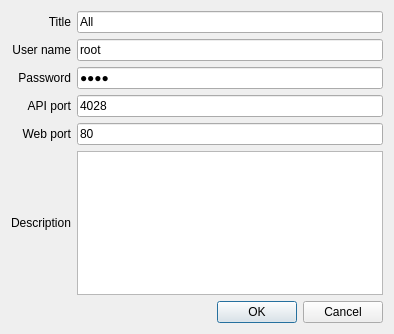
<?xml version="1.0" encoding="UTF-8"?>
<ui version="4.0">
 <class>GroupSettingsDialog</class>
 <widget class="QDialog" name="GroupSettingsDialog">
  <property name="windowModality">
   <enum>Qt::ApplicationModal</enum>
  </property>
  <property name="geometry">
   <rect>
    <x>0</x>
    <y>0</y>
    <width>394</width>
    <height>334</height>
   </rect>
  </property>
  <property name="windowTitle">
   <string>Group settings</string>
  </property>
  <property name="modal">
   <bool>true</bool>
  </property>
  <layout class="QGridLayout" name="gridLayout">
   <item row="3" column="0">
    <widget class="QLabel" name="label_4">
     <property name="text">
      <string>API port</string>
     </property>
     <property name="alignment">
      <set>Qt::AlignRight|Qt::AlignTrailing|Qt::AlignVCenter</set>
     </property>
    </widget>
   </item>
   <item row="2" column="1">
    <widget class="QLineEdit" name="password">
     <property name="text">
      <string>root</string>
     </property>
     <property name="echoMode">
      <enum>QLineEdit::Password</enum>
     </property>
    </widget>
   </item>
   <item row="4" column="0">
    <widget class="QLabel" name="label_5">
     <property name="text">
      <string>Web port</string>
     </property>
     <property name="alignment">
      <set>Qt::AlignRight|Qt::AlignTrailing|Qt::AlignVCenter</set>
     </property>
    </widget>
   </item>
   <item row="7" column="0" colspan="2">
    <widget class="QDialogButtonBox" name="buttonBox">
     <property name="orientation">
      <enum>Qt::Horizontal</enum>
     </property>
     <property name="standardButtons">
      <set>QDialogButtonBox::Cancel|QDialogButtonBox::Ok</set>
     </property>
    </widget>
   </item>
   <item row="3" column="1">
    <widget class="QLineEdit" name="apiport">
     <property name="text">
      <string>4028</string>
     </property>
     <property name="readOnly">
      <bool>false</bool>
     </property>
    </widget>
   </item>
   <item row="4" column="1">
    <widget class="QLineEdit" name="webport">
     <property name="text">
      <string>80</string>
     </property>
     <property name="readOnly">
      <bool>false</bool>
     </property>
    </widget>
   </item>
   <item row="1" column="1">
    <widget class="QLineEdit" name="username">
     <property name="text">
      <string>root</string>
     </property>
    </widget>
   </item>
   <item row="0" column="1">
    <widget class="QLineEdit" name="title">
     <property name="text">
      <string>All</string>
     </property>
    </widget>
   </item>
   <item row="1" column="0">
    <widget class="QLabel" name="label_2">
     <property name="text">
      <string>User name</string>
     </property>
     <property name="alignment">
      <set>Qt::AlignRight|Qt::AlignTrailing|Qt::AlignVCenter</set>
     </property>
    </widget>
   </item>
   <item row="0" column="0">
    <widget class="QLabel" name="label">
     <property name="text">
      <string>Title</string>
     </property>
     <property name="alignment">
      <set>Qt::AlignRight|Qt::AlignTrailing|Qt::AlignVCenter</set>
     </property>
    </widget>
   </item>
   <item row="2" column="0">
    <widget class="QLabel" name="label_3">
     <property name="text">
      <string>Password</string>
     </property>
     <property name="alignment">
      <set>Qt::AlignRight|Qt::AlignTrailing|Qt::AlignVCenter</set>
     </property>
    </widget>
   </item>
   <item row="5" column="1" rowspan="2">
    <widget class="QTextEdit" name="description"/>
   </item>
   <item row="5" column="0" rowspan="2">
    <widget class="QLabel" name="label_6">
     <property name="text">
      <string>Description</string>
     </property>
    </widget>
   </item>
  </layout>
 </widget>
 <tabstops>
  <tabstop>title</tabstop>
  <tabstop>username</tabstop>
  <tabstop>password</tabstop>
  <tabstop>apiport</tabstop>
  <tabstop>webport</tabstop>
  <tabstop>description</tabstop>
 </tabstops>
 <resources/>
 <connections>
  <connection>
   <sender>buttonBox</sender>
   <signal>accepted()</signal>
   <receiver>GroupSettingsDialog</receiver>
   <slot>accept()</slot>
   <hints>
    <hint type="sourcelabel">
     <x>309</x>
     <y>157</y>
    </hint>
    <hint type="destinationlabel">
     <x>157</x>
     <y>274</y>
    </hint>
   </hints>
  </connection>
  <connection>
   <sender>buttonBox</sender>
   <signal>rejected()</signal>
   <receiver>GroupSettingsDialog</receiver>
   <slot>reject()</slot>
   <hints>
    <hint type="sourcelabel">
     <x>348</x>
     <y>157</y>
    </hint>
    <hint type="destinationlabel">
     <x>286</x>
     <y>274</y>
    </hint>
   </hints>
  </connection>
 </connections>
</ui>
